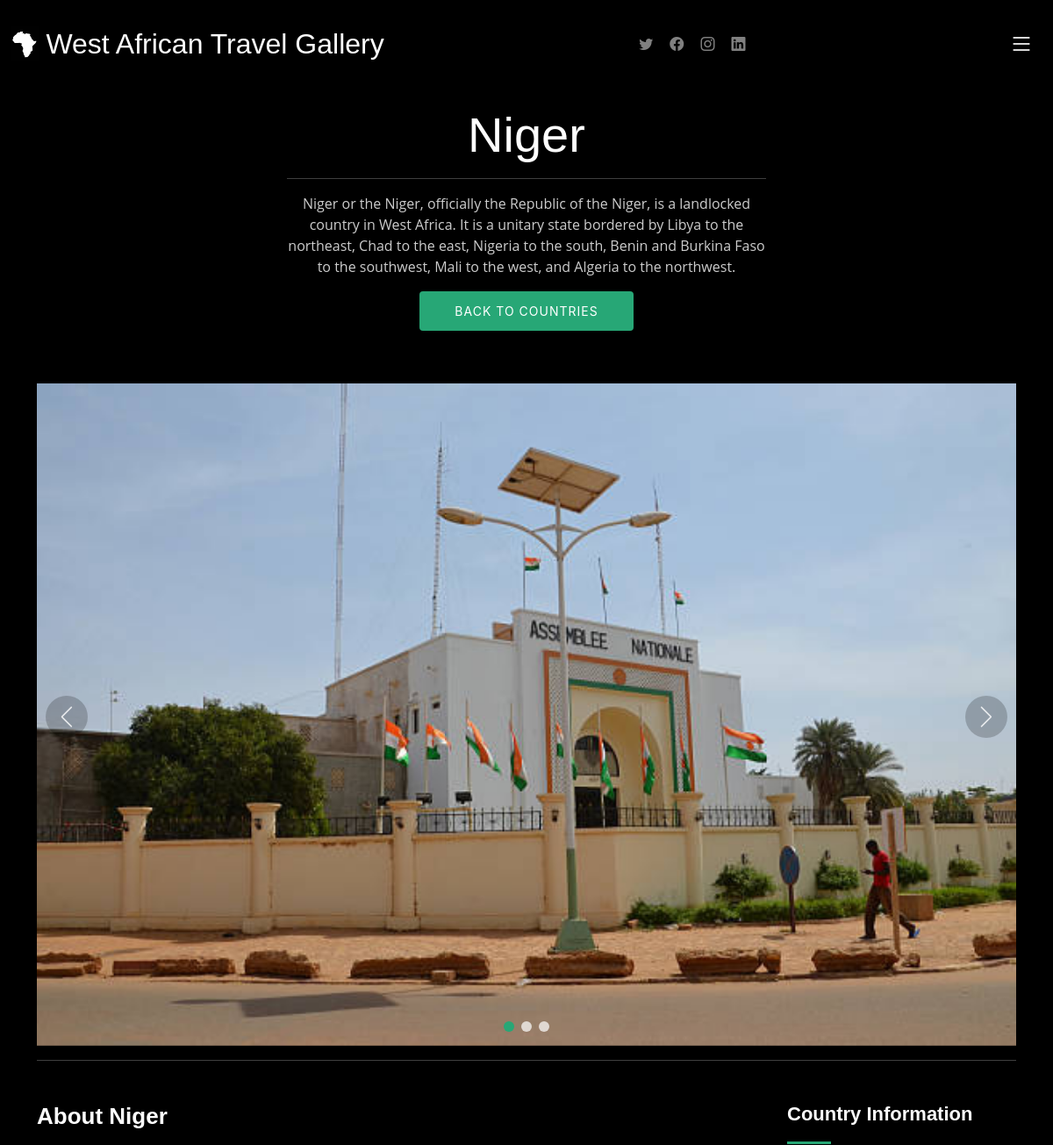
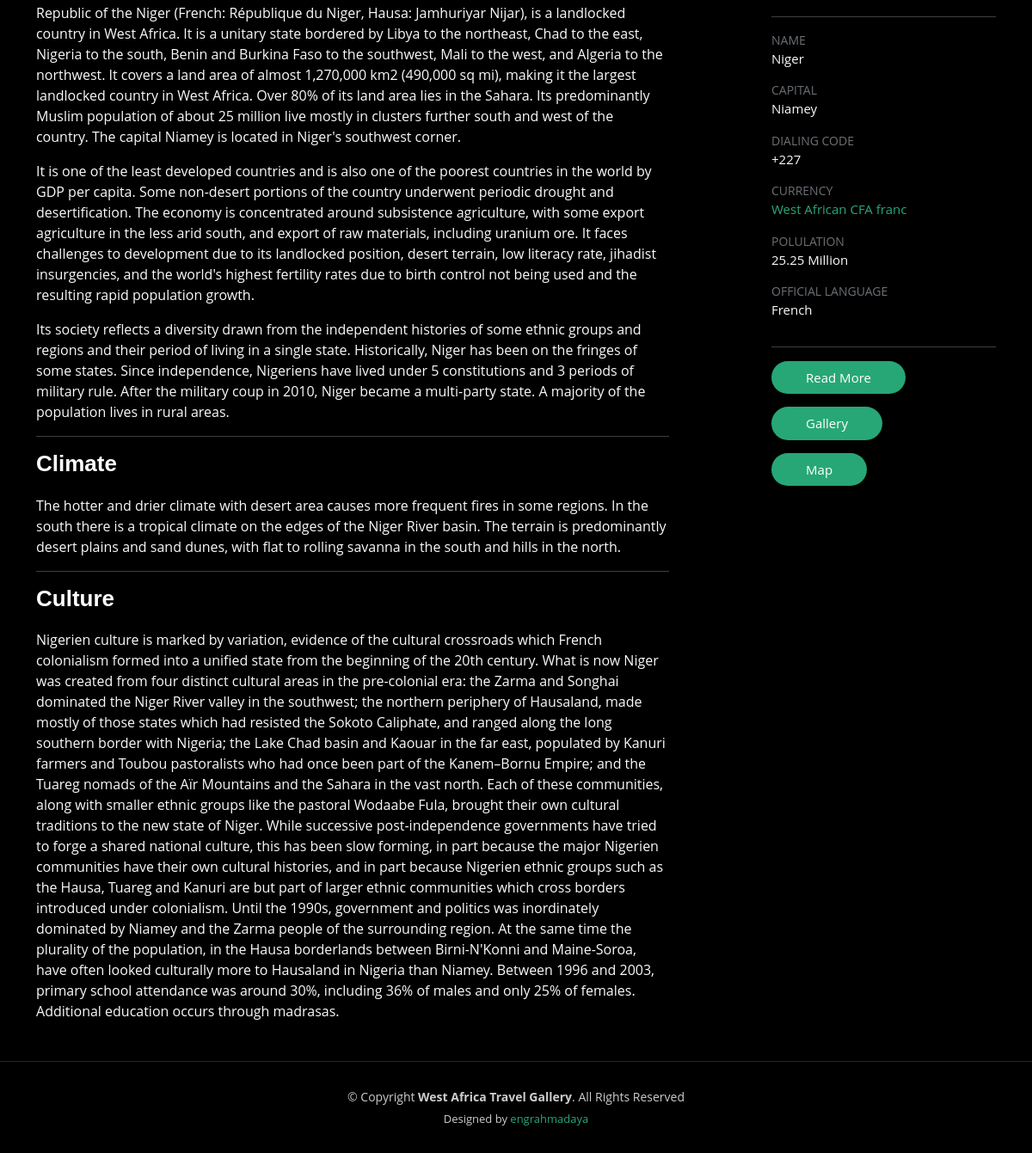
Page /countryAbout/2/ on the committed database (2 pictures, top to bottom).
### baseapp/models.py (models this page shows, shortened)
class Country(models.Model):
    name = models.CharField(max_length=200)
    capital = models.CharField(max_length=200, null=True, blank=True)
    dialingCode = models.CharField(max_length=200, null=True, blank=True)
    currency = models.CharField(max_length=200, null=True, blank=True)
    population = models.CharField(max_length=200, null=True, blank=True)
    officialLanguage = models.CharField(max_length=200, null=True, blank=True)
    mapImage = models.ImageField(upload_to='images', max_length=100, null=True, blank=True)
    coverPhoto1 = models.ImageField(upload_to='images', max_length=100, null=True, blank=True)
    coverPhoto2 = models.ImageField(upload_to='images', max_length=100, null=True, blank=True)
    coverPhoto3 = models.ImageField(upload_to='images', max_length=100, null=True, blank=True)
    countryFlag = models.ImageField(upload_to='images', max_length=100, null=True, blank=True)
    about = models.TextField(null=True, blank=True)
    climate =  models.TextField(null=True, blank=True)
    culture = models.TextField(null=True, blank=True)
    wikiLink = models.CharField(max_length=200, null=True, blank=True)
    description = models.TextField(null=True, blank=True)

### baseapp/views.py (the view)
# urls.py: path('countryAbout/<int:id>/', views.countryAbout, name='about'),
def countryAbout(request, id):
    country = Country.objects.get(pk=id)
    context = {'country' : country}
    return render(request, 'baseapp/countryAbout.html', context)

### baseapp/templates/baseapp/countryAbout.html (shortened to what this page needs)
{% extends 'baseapp/basePage.html' %}
{% load static %}
{% block content %}
<main id="main" data-aos="fade" data-aos-delay="1500">
    <div class="page-header d-flex align-items-center">
      <div class="container position-relative">
        <div class="row d-flex justify-content-center">
          <div class="col-lg-6 text-center">
            <h2>{{country.name}}</h2>
            <hr>
            <p>{{country.description}}</p>
            <a class="cta-btn" href="{% url 'countries' %}">Back to Countries</a>
          </div>
        </div>
      </div>
    </div>
    <section id="gallery-single" class="gallery-single">
      <div class="container">
        <div class="position-relative h-100">
          <div class="slides-1 portfolio-details-slider swiper">
            <div class="swiper-wrapper align-items-center">
              <div class="swiper-slide">
                <img src="{{country.coverPhoto1.url}}" alt="">
              </div>
            </div>
            <div class="swiper-pagination"></div>
          </div>
          <div class="swiper-button-prev"></div>
          <div class="swiper-button-next"></div>
        </div>
        <hr>
        <div class="row justify-content-between gy-4 mt-4">
          <div class="col-lg-8">
            <div class="portfolio-description">
              <h2>About {{country.name}}</h2>
              <p class="justify">{{country.about|safe|linebreaks}}</p>
            </div>
            <hr>
            <div class="portfolio-description">
                <h2>Climate</h2>
                <p>{{country.climate}}</p>
            </div>
            <hr>
            <div class="portfolio-description">
              <h2>Culture</h2>
              <p>{{country.culture}}</p>
          </div>
          </div>
          <div class="col-lg-3">
            <div class="portfolio-info">
              <h3>Country Information</h3>
              <hr>
              <ul>
                <li><strong>Name</strong> <span>{{country.name}}</span></li>
                <li><strong>Capital</strong> <span>{{country.capital}}</span></li>
                <li><strong>Dialing Code</strong> <span>{{country.dialingCode}}</span></li>
                <li><strong>Currency</strong> <a href="#">{{country.currency}}</a></li>
                <li><strong>Polulation</strong> <span>{{country.population}} Million</span></li>
                <li><strong>Official Language</strong> <span>{{country.officialLanguage}}</span></li>
                <hr>
                <li><a href="{{country.wikiLink}}" class="btn-visit align-self-start" target="_blank">Read More</a></li>
                <li><a href="#" class="btn-visit align-self-start">Gallery</a></li>
                <li><a href="{% url 'map' country.id %}" class="btn-visit align-self-start">Map</a></li>
              </ul>
            </div>
          </div>
        </div>
      </div>
    </section>
  </main>
{% endblock content%}

### static/assets/css/main.css (style rules this page uses)
:root { --font-default: "Open Sans", system-ui, -apple-system, "Segoe UI", Roboto, "Helvetica Neue", Arial, "Noto Sans", "Liberation Sans", sans-serif, "Apple Color Emoji", "Segoe UI Emoji", "Segoe UI Symbol", "Noto Color Emoji"; --font-primary: "Inter", sans-serif; --font-secondary: "Cardo", sans-serif; }
:root { --color-default: #fafafa; --color-primary: #27a776; --color-secondary: #161718; }
:root { scroll-behavior: smooth; }
body { font-family: var(--font-default); color: var(--color-default); background-color: #000; }
a { color: var(--color-primary); text-decoration: none; }
h1, h2, h3, h4, h5, h6 { font-family: var(--font-primary); }
.page-header { padding: 120px 0 60px 0; min-height: 30vh; position: relative; }
.page-header h2 { font-size: 56px; font-weight: 500; color: #fff; font-family: var(--font-secondary); }
.page-header p { color: rgba(255, 255, 255, 0.8); }
.page-header .cta-btn { font-family: var(--font-primary); font-weight: 400; font-size: 14px; display: inline-block; padding: 12px 40px; border-radius: 4px; letter-spacing: 1px; text-transform: uppercase; transition: 0.3s; color: #fff; background: var(--color-primary); }
.gallery-single .portfolio-details-slider img { width: 100%; }
.gallery-single .swiper-button-prev, .gallery-single .swiper-button-next { width: 48px; height: 48px; }
.gallery-single .swiper-button-prev:after, .gallery-single .swiper-button-next:after { color: rgba(255, 255, 255, 0.8); background-color: rgba(0, 0, 0, 0.2); font-size: 24px; border-radius: 50%; width: 48px; height: 48px; display: flex; align-items: center; justify-content: center; transition: 0.3s; }
.gallery-single .portfolio-info h3 { font-size: 22px; font-weight: 700; margin-bottom: 20px; padding-bottom: 20px; position: relative; font-family: var(--font-secondary); }
.gallery-single .portfolio-info h3:after { content: ""; position: absolute; display: block; width: 50px; height: 3px; background: var(--color-primary); left: 0; bottom: 0; }
.gallery-single .portfolio-info ul { list-style: none; padding: 0; font-size: 15px; }
.gallery-single .portfolio-info ul li { display: flex; flex-direction: column; padding-bottom: 15px; }
.gallery-single .portfolio-info ul strong { text-transform: uppercase; font-weight: 400; color: #6b7075; font-size: 14px; }
.gallery-single .portfolio-info .btn-visit { padding: 8px 40px; background: var(--color-primary); color: #fff; border-radius: 50px; transition: 0.3s; }
.gallery-single .portfolio-description h2 { font-size: 26px; font-weight: 700; margin-bottom: 20px; color: #fff; font-family: var(--font-secondary); }
.gallery-single .portfolio-description p { padding: 0; }

### rows in the picture
Country: name "Niger", description "Niger or the Niger, officially the Republic of the Niger, is a landlocked country in West Africa. It is a unitary state bordered by Libya to the northeast, Chad to the east, Nigeria to the south, Benin and Burkina Faso to the southwest, Mali to the west, and Algeria to the northwest.", coverPhoto1 (picture), about "Republic of the Niger (French: République du Niger, Hausa: Jamhuriyar Nijar), is a landlocked country in West Africa. It is a unitary state bordered by Libya to the northeast, Chad to the east, Nigeria to the south, Benin and Burkina Faso to the southwest, Mali to the west, and Algeria to the northwest. It covers a land area of almost 1,270,000 km2 (490,000 sq mi), making it the largest landlocked country in West Africa. Over 80% of its land area lies in the Sahara. Its predominantly Muslim population of about 25 million live mostly in clusters further south and west of the country. The capital Niamey is located in Niger's southwest corner. It is one of the least developed countries and is…", climate "The hotter and drier climate with desert area causes more frequent fires in some regions. In the south there is a tropical climate on the edges of the Niger River basin. The terrain is predominantly desert plains and sand dunes, with flat to rolling savanna in the south and hills in the north.", culture "Nigerien culture is marked by variation, evidence of the cultural crossroads which French colonialism formed into a unified state from the beginning of the 20th century. What is now Niger was created from four distinct cultural areas in the pre-colonial era: the Zarma and Songhai dominated the Niger River valley in the southwest; the northern periphery of Hausaland, made mostly of those states which had resisted the Sokoto Caliphate, and ranged along the long southern border with Nigeria; the Lake Chad basin and Kaouar in the far east, populated by Kanuri farmers and Toubou pastoralists who had once been part of the Kanem–Bornu Empire; and the Tuareg nomads of the Aïr Mountains and the…", capital "Niamey", dialingCode "+227", currency "West African CFA franc", population "25.25", officialLanguage "French"
